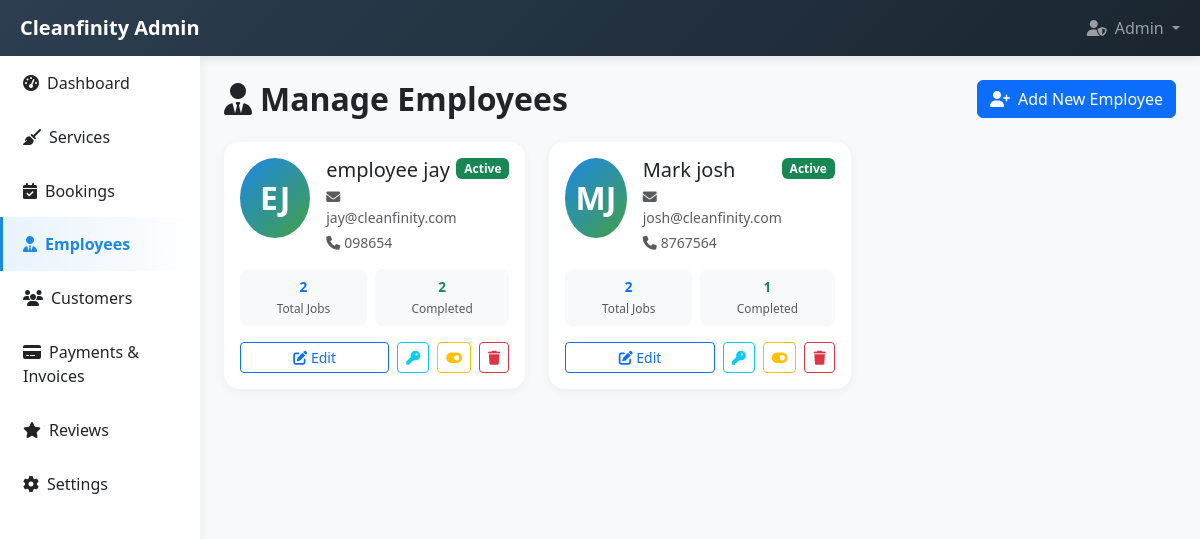
Page /admin/employees.php (signed in) on the committed database.
### tables this page shows
CREATE TABLE `users` (
  `id` int(11) NOT NULL,
  `username` varchar(50) NOT NULL,
  `email` varchar(100) NOT NULL,
  `password` varchar(255) NOT NULL,
  `first_name` varchar(50) NOT NULL,
  `last_name` varchar(50) NOT NULL,
  `phone` varchar(20) DEFAULT NULL,
  `address` text DEFAULT NULL,
  `role` enum('customer','staff','admin') DEFAULT 'customer',
  `status` enum('active','inactive') DEFAULT 'active',
  `availability` enum('available','unavailable') DEFAULT 'available',
  `created_at` timestamp NOT NULL DEFAULT current_timestamp(),
  `updated_at` timestamp NOT NULL DEFAULT current_timestamp() ON UPDATE current_timestamp()
);

### admin/employees.php (the view, shortened to what this page needs)
<?php
$database = new Database();
$db = $database->getConnection();
$query = "SELECT u.*,
          COUNT(DISTINCT b.id) as total_bookings,
          COUNT(DISTINCT CASE WHEN b.status = 'completed' THEN b.id END) as completed_bookings
          FROM users u
          LEFT JOIN bookings b ON u.id = b.employee_id
          WHERE u.role = 'staff' AND u.status != 'deleted'
          GROUP BY u.id
          ORDER BY u.created_at DESC";
$employees = $db->query($query);
?>
<!DOCTYPE html>
<html lang="en">
<head>
    <link href="https://cdn.jsdelivr.net/npm/bootstrap@5.3.2/dist/css/bootstrap.min.css" rel="stylesheet">
    <link href="https://cdnjs.cloudflare.com/ajax/libs/font-awesome/6.5.0/css/all.min.css" rel="stylesheet">
</head>
<body>
    <?php include 'includes/navbar.php'; ?>
    <div class="container-fluid">
        <div class="row">
            <?php include 'includes/sidebar.php'; ?>
            <div class="col-md-10 p-4">
                <div class="d-flex justify-content-between align-items-center mb-4">
                    <h2 class="fw-bold mb-0"><i class="fas fa-user-tie me-2"></i>Manage Employees</h2>
                    <button class="btn btn-primary" data-bs-toggle="modal" data-bs-target="#addEmployeeModal">
                        <i class="fas fa-user-plus me-2"></i>Add New Employee
                    </button>
                </div>
                <div class="row g-4">
                    <?php while ($emp = $employees->fetch(PDO::FETCH_ASSOC)): ?>
                    <div class="col-md-6 col-lg-4">
                        <div class="card employee-card">
                            <div class="card-body">
                                <div class="d-flex align-items-start mb-3">
                                    <div class="employee-avatar me-3">
                                        <?php echo strtoupper(substr($emp['first_name'], 0, 1) . substr($emp['last_name'], 0, 1)); ?>
                                    </div>
                                    <div class="flex-grow-1">
                                        <h5 class="mb-1"><?php echo htmlspecialchars($emp['first_name'] . ' ' . $emp['last_name']); ?></h5>
                                        <p class="text-muted mb-1 small">
                                            <i class="fas fa-envelope me-1"></i><?php echo htmlspecialchars($emp['email']); ?>
                                        </p>
                                        <p class="text-muted mb-0 small">
                                            <i class="fas fa-phone me-1"></i><?php echo htmlspecialchars($emp['phone'] ?? 'N/A'); ?>
                                        </p>
                                    </div>
                                    <span class="badge bg-<?php echo $emp['status'] === 'active' ? 'success' : 'secondary'; ?>">
                                        <?php echo ucfirst($emp['status']); ?>
                                    </span>
                                </div>
                                <div class="d-flex gap-2 mb-3">
                                    <div class="stat-badge flex-fill text-center">
                                        <div class="fw-bold text-primary"><?php echo $emp['total_bookings']; ?></div>
                                        <small class="text-muted">Total Jobs</small>
                                    </div>
                                    <div class="stat-badge flex-fill text-center">
                                        <div class="fw-bold text-success"><?php echo $emp['completed_bookings']; ?></div>
                                        <small class="text-muted">Completed</small>
                                    </div>
                                </div>
                                <div class="d-flex gap-2">
                                    <button class="btn btn-sm btn-outline-primary flex-fill" onclick="editEmployee(<?php echo htmlspecialchars(json_encode($emp)); ?>)">
                                        <i class="fas fa-edit"></i> Edit
                                    </button>
                                    <button class="btn btn-sm btn-outline-info" onclick="resetPassword(<?php echo $emp['id']; ?>, '<?php echo htmlspecialchars($emp['first_name']); ?>')">
                                        <i class="fas fa-key"></i>
                                    </button>
                                    <form method="POST" class="d-inline" onsubmit="return confirm('Toggle employee status?');">
                                        <button type="submit" class="btn btn-sm btn-outline-warning">
                                            <i class="fas fa-toggle-on"></i>
                                        </button>
                                    </form>
                                    <form method="POST" class="d-inline" onsubmit="return confirm('Are you sure you want to delete this employee?');">
                                        <button type="submit" class="btn btn-sm btn-outline-danger">
                                            <i class="fas fa-trash"></i>
                                        </button>
                                    </form>
                                </div>
                            </div>
                        </div>
                    </div>
                    <?php endwhile; ?>
                </div>
            </div>
        </div>
    </div>
</body>
</html>

### admin/employees.php (style rules this page uses)
:root { --primary-green: #43A047; --primary-blue: #1E88E5; --admin-dark: #2c3e50; --admin-darker: #1a252f; }
body { background-color: #f8f9fa; }
.employee-card { border: none; border-radius: 15px; box-shadow: 0 2px 10px rgba(0,0,0,0.05); transition: all 0.3s ease; }
.employee-avatar { width: 80px; height: 80px; border-radius: 50%; background: linear-gradient(135deg, var(--primary-blue) 0%, var(--primary-green) 100%); display: flex; align-items: center; justify-content: center; color: white; font-size: 32px; font-weight: bold; }
.stat-badge { background: #f8f9fa; padding: 8px 12px; border-radius: 8px; font-size: 0.85rem; }

### rows in the picture
users: first_name+last_name "EJ", first_name+last_name "employee jay", email "jay@cleanfinity.com", phone "098654", status "Active", total_bookings "2", completed_bookings "2"
users: first_name+last_name "MJ", first_name+last_name "Mark josh", email "josh@cleanfinity.com", phone "8767564", status "Active", total_bookings "2", completed_bookings "1"

### other values in the picture
$_SESSION['first_name'] "Admin"
